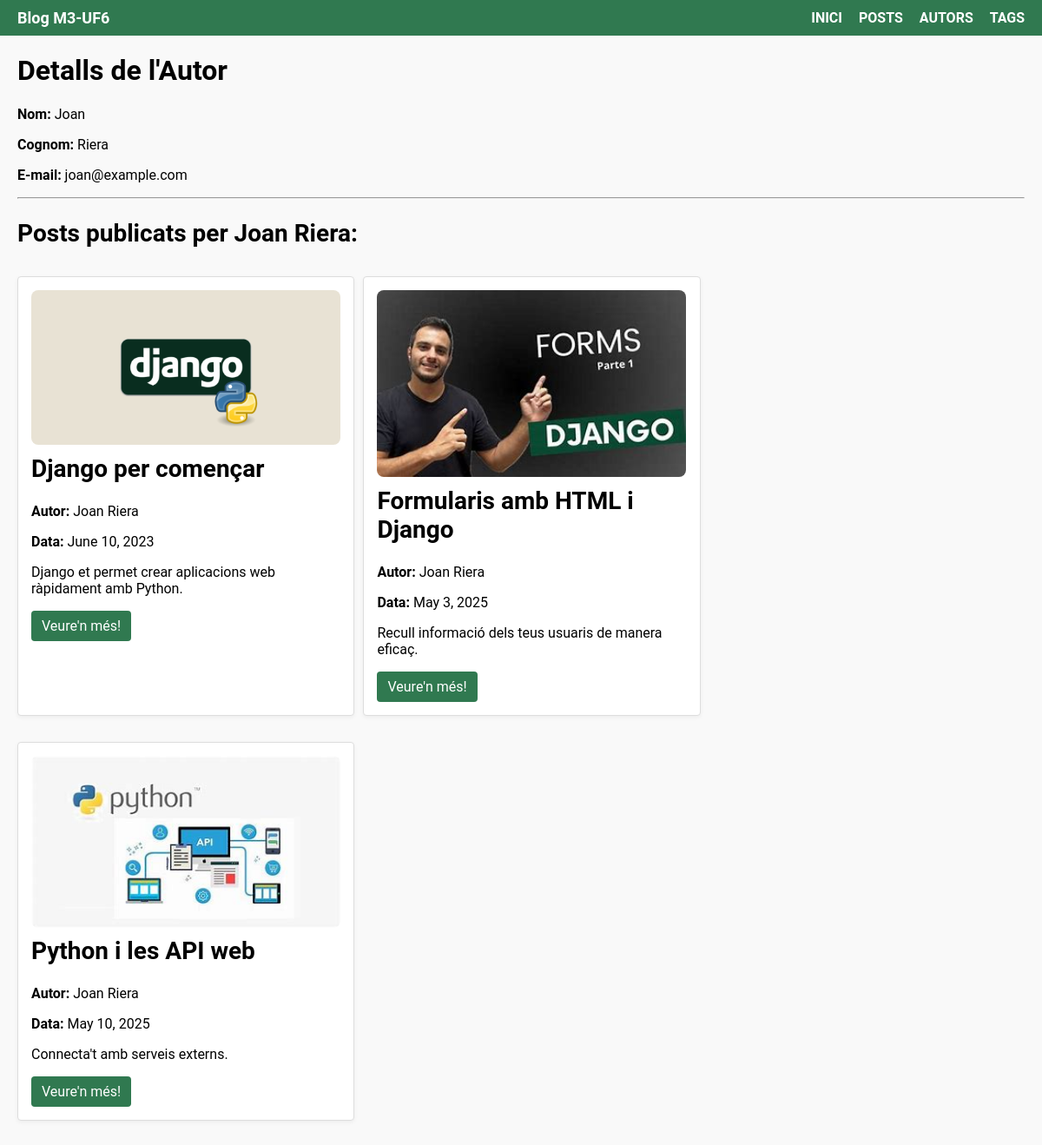
/autors/3, run on the app's committed database.
### blog/models.py (models this page shows, shortened)
class Author(models.Model):
    nom = models.CharField(max_length=100)
    cognom = models.CharField(max_length=100)
    email_address = models.EmailField()
    def __str__(self):
        return f"{self.nom} {self.cognom}"

class Post(models.Model):
    title = models.CharField(max_length=100)
    excerpt = models.CharField(max_length=200)
    img_name = models.CharField(max_length=100)
    date = models.DateField(default=timezone.now)
    slug = models.SlugField(unique=True)
    content = models.TextField()
    author = models.ForeignKey(Author, on_delete=models.SET_NULL, related_name="posts",null=True)
    tags = models.ManyToManyField(Tag)

### blog/views.py (the view)
# urls.py: path("autors/<int:id>", views.author_detail, name="author-detail"),
def author_detail(request, id):
    autor = get_object_or_404(Author, id=id)
    return render(request, "blog/author-detail-page.html", {"author": autor})

### blog/templates/blog/author-detail-page.html (shortened to what this page needs)
{% extends 'base.html' %}
{% load static %}
{% block content %}
    <main>
        <h1>Detalls de l'Autor</h1>
        <p><strong>Nom:</strong> {{ author.nom }}</p>
        <p><strong>Cognom:</strong> {{ author.cognom }}</p>
        <p><strong>E-mail:</strong> {{ author.email_address }}</p>
        <hr>
        <h2>Posts publicats per {{ author.nom }} {{ author.cognom }}:</h2>
        <div class="container">
            {% if author.posts.all %}
                {% for post in author.posts.all %}
                    {% include 'blog/post.html' %}
                {% endfor %}
            {% endif %}
        </div>
    </main>
{% endblock %}

### blog/templates/blog/post.html
{% load static %}
<div class="card">
    <img src="{% static post.img_name %}" class="foto_post">
    <h2>{{ post.title }}</h2>
    <p><strong>Autor:</strong> {{ post.author }}</p>
    <p><strong>Data:</strong> {{ post.date }}</p>
    <p>{{ post.excerpt }}</p>
    <a href="{% url 'post-detail' post.slug %}" class="btn">Veure'n més!</a>
</div>

### blog/static/blog/style.css (style rules this page uses)
body { font-family: 'Roboto'; margin: 0; padding: 0; background-color: #f9f9f9; }
h2 { font-size: 28px; }
main { padding-left: 20px; padding-right: 20px; padding-bottom: 20px; }
.card { border: 1px solid #ddd; background: white; padding: 15px; margin: 10px 0; border-radius: 4px; box-shadow: 0 2px 5px rgba(0,0,0,0.05); width: 30.73%; overflow: hidden; position: relative; }
.card h2 { margin-top: 0; }
.container { display: flex; flex-wrap: wrap; gap: 10px; }
.btn { display: inline-block; padding: 8px 12px; background-color: #307950; color: white; text-decoration: none; border-radius: 4px; }
.foto_post { transition: transform 0.3s ease-in-out; width: 100%; height: auto; display: block; border-radius: 8px; margin-bottom: 10px; will-change: transform; }

### data on the page
Author: nom "Joan", cognom "Riera", email_address "joan@example.com"
Post: img_name (picture), title "Django per començar", author "Joan Riera", date "June 10, 2023", excerpt "Django et permet crear aplicacions web ràpidament amb Python."
Post: img_name (picture), title "Formularis amb HTML i Django", author "Joan Riera", date "May 3, 2025", excerpt "Recull informació dels teus usuaris de manera eficaç."
Post: img_name (picture), title "Python i les API web", author "Joan Riera", date "May 10, 2025", excerpt "Connecta't amb serveis externs."
